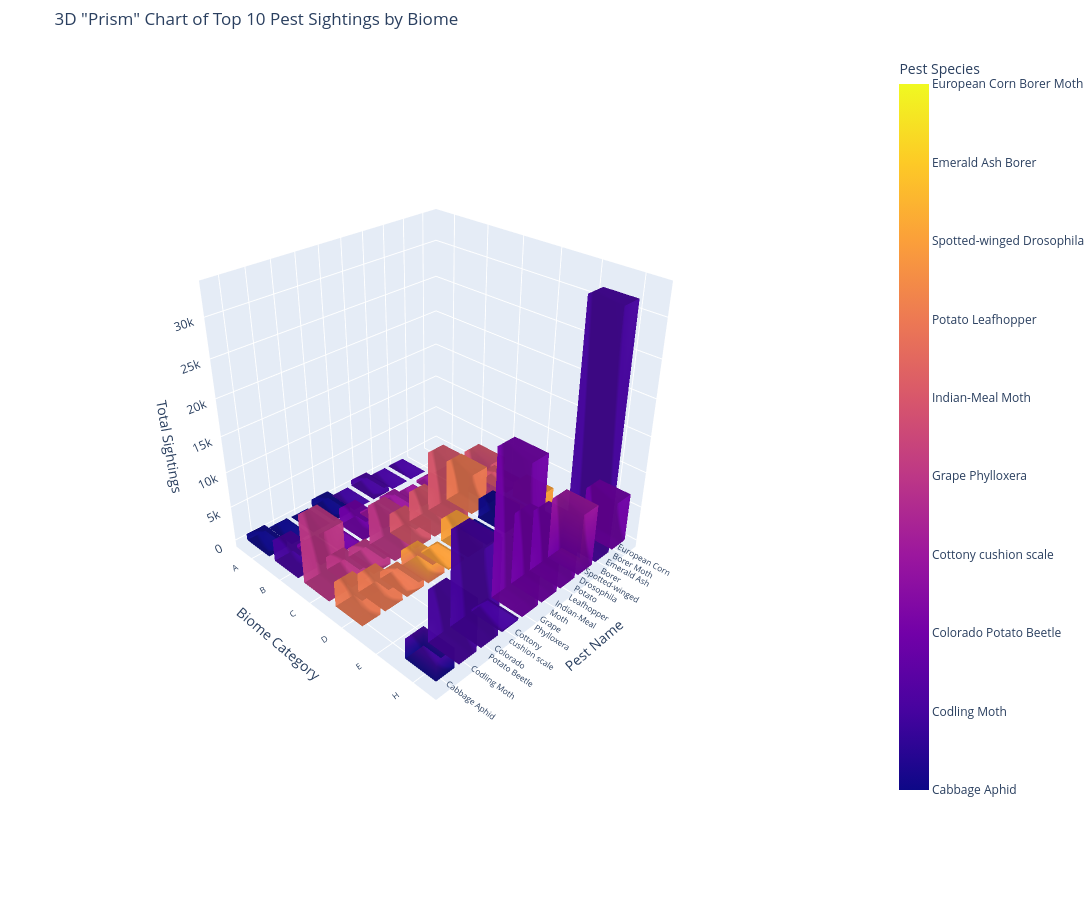

The notebook cell saved with this chart:
### Code cell
import pandas as pd
import numpy as np
import plotly.graph_objects as go

# --- 1. Read Your Dataset ---
print("Reading data from your file...")
try:
    df = pd.read_csv('plant_pest_dataset.csv')
    if 'biome_cat' not in df.columns or 'common_name_pest' not in df.columns:
        raise ValueError("CSV must contain 'biome_cat' and 'common_name_pest' columns.")
    print("Data loaded successfully.")
except FileNotFoundError:
    print("ERROR: File not found. Please make sure 'plant_pest_dataset.csv' is in the correct directory.")
    exit()
except ValueError as e:
    print(f"ERROR: {e}")
    exit()

# --- Filter for Top 10 Pests ---
print("Filtering for the top 10 most frequent pests...")
pest_totals = df['common_name_pest'].value_counts()
top_10_pests = pest_totals.nlargest(10).index.tolist()
df = df[df['common_name_pest'].isin(top_10_pests)]
print("Filtering complete.")

# --- 2. Aggregate Data ---
sighting_counts = df.groupby(['biome_cat', 'common_name_pest']).size().reset_index(name='count')

# --- 3. Create the 3D Mesh for the Bars ---
print("Generating 3D mesh...")
all_biomes = sighting_counts['biome_cat'].unique()
all_pests = sighting_counts['common_name_pest'].unique()

biome_map = {name: i for i, name in enumerate(all_biomes)}
pest_map = {name: i for i, name in enumerate(all_pests)}

sighting_counts['pest_color_val'] = sighting_counts['common_name_pest'].map(pest_map)

all_x, all_y, all_z = [], [], []
all_i, all_j, all_k = [], [], []
vertex_offset = 0
bar_width = 0.4 

for index, row in sighting_counts.iterrows():
    x_pos = biome_map[row['biome_cat']]
    y_pos = pest_map[row['common_name_pest']]
    z_height = row['count']
    
    vertices = [
        [x_pos - bar_width, y_pos - bar_width, 0], [x_pos + bar_width, y_pos - bar_width, 0],
        [x_pos + bar_width, y_pos + bar_width, 0], [x_pos - bar_width, y_pos + bar_width, 0],
        [x_pos - bar_width, y_pos - bar_width, z_height], [x_pos + bar_width, y_pos - bar_width, z_height],
        [x_pos + bar_width, y_pos + bar_width, z_height], [x_pos - bar_width, y_pos + bar_width, z_height]
    ]
    
    for v in vertices:
        all_x.append(v[0])
        all_y.append(v[1])
        all_z.append(v[2])
    
    faces = [
        [0, 1, 2], [0, 2, 3], [4, 5, 1], [4, 1, 0], [7, 6, 5], [7, 5, 4],
        [3, 2, 6], [3, 6, 7], [1, 5, 6], [1, 6, 2], [4, 0, 3], [4, 3, 7]
    ]
    
    for f in faces:
        all_i.append(f[0] + vertex_offset)
        all_j.append(f[1] + vertex_offset)
        all_k.append(f[2] + vertex_offset)

    vertex_offset += 8

# --- NEW: Function to wrap long labels ---
def wrap_labels(labels, max_length=15):
    wrapped_labels = []
    for label in labels:
        if len(label) > max_length:
            # Find the best space to break the line
            space_index = label.rfind(' ', 0, max_length)
            if space_index > 0:
                label = label[:space_index] + '<br>' + label[space_index+1:]
        wrapped_labels.append(label)
    return wrapped_labels

pest_tick_labels = wrap_labels(list(pest_map.keys()))

# --- 4. Create the Figure ---
fig = go.Figure(data=[go.Mesh3d(
    x=all_x, y=all_y, z=all_z,
    i=all_i, j=all_j, k=all_k,
    intensity=np.repeat(sighting_counts['pest_color_val'], 12*3),
    colorscale='Plasma',
    colorbar=dict(
        title='Pest Species',
        tickvals=list(pest_map.values()),
        ticktext=list(pest_map.keys())
    ),
    showscale=True,
    opacity=0.85
)])

# --- 5. Update Layout with Label Fixes ---
fig.update_layout(
    title='3D "Prism" Chart of Top 10 Pest Sightings by Biome',
    # IMPROVEMENT 1: Give the chart more space
    width=1200,
    height=900,
    scene=dict(
        xaxis=dict(
            title='Biome Category',
            tickvals=list(biome_map.values()),
            ticktext=list(biome_map.keys()),
            # IMPROVEMENT 3: Adjust font size
            tickfont=dict(size=10)
        ),
        yaxis=dict(
            title='Pest Name',
            tickvals=list(pest_map.values()),
            # IMPROVEMENT 2: Use wrapped labels
            ticktext=pest_tick_labels,
            # IMPROVEMENT 3: Adjust font size
            tickfont=dict(size=10)
        ),
        zaxis_title='Total Sightings',
        camera=dict(
            eye=dict(x=1.8, y=-1.8, z=1.5)
        )
    ),
    # IMPROVEMENT 1: Adjust margins for labels
    margin=dict(l=0, r=0, b=100, t=50)
)
fig.show()
print("Chart generation complete.")

### Figure 1 — Plotly figure (JSON) as saved in the notebook; plotly's stock layout.template omitted (floating-point values rounded to 4 significant figures; data arrays with more than 128 entries replaced by an {"elided": "..."} marker saying what was removed)
{"data": [{"colorbar": {"ticktext": ["Cabbage Aphid", "Codling Moth", "Colorado Potato Beetle", "Cottony cushion scale", "Grape Phylloxera", "Indian-Meal Moth", "Potato Leafhopper", "Spotted-winged Drosophila", "Emerald Ash Borer", "European Corn Borer Moth"], "tickvals": [0, 1, 2, 3, 4, 5, 6, 7, 8, 9], "title": {"text": "Pest Species"}}, "colorscale": [[0, "#0d0887"], [0.1111, "#46039f"], [0.2222, "#7201a8"], [0.3333, "#9c179e"], [0.4444, "#bd3786"], [0.5556, "#d8576b"], [0.6667, "#ed7953"], [0.7778, "#fb9f3a"], [0.8889, "#fdca26"], [1, "#f0f921"]], "i": {"elided": "600 int values"}, "intensity": {"elided": "1800 int values"}, "j": {"elided": "600 int values"}, "k": {"elided": "600 int values"}, "opacity": 0.85, "showscale": true, "type": "mesh3d", "x": {"elided": "400 float values"}, "y": {"elided": "400 float values"}, "z": {"elided": "400 int values"}}], "layout": {"height": 900, "margin": {"b": 100, "l": 0, "r": 0, "t": 50}, "scene": {"camera": {"eye": {"x": 1.8, "y": -1.8, "z": 1.5}}, "xaxis": {"tickfont": {"size": 10}, "ticktext": ["A", "B", "C", "D", "E", "H"], "tickvals": [0, 1, 2, 3, 4, 5], "title": {"text": "Biome Category"}}, "yaxis": {"tickfont": {"size": 10}, "ticktext": ["Cabbage Aphid", "Codling Moth", "Colorado<br>Potato Beetle", "Cottony<br>cushion scale", "Grape<br>Phylloxera", "Indian-Meal<br>Moth", "Potato<br>Leafhopper", "Spotted-winged<br>Drosophila", "Emerald Ash<br>Borer", "European Corn<br>Borer Moth"], "tickvals": [0, 1, 2, 3, 4, 5, 6, 7, 8, 9], "title": {"text": "Pest Name"}}, "zaxis": {"title": {"text": "Total Sightings"}}}, "title": {"text": "3D \"Prism\" Chart of Top 10 Pest Sightings by Biome"}, "width": 1200}}
